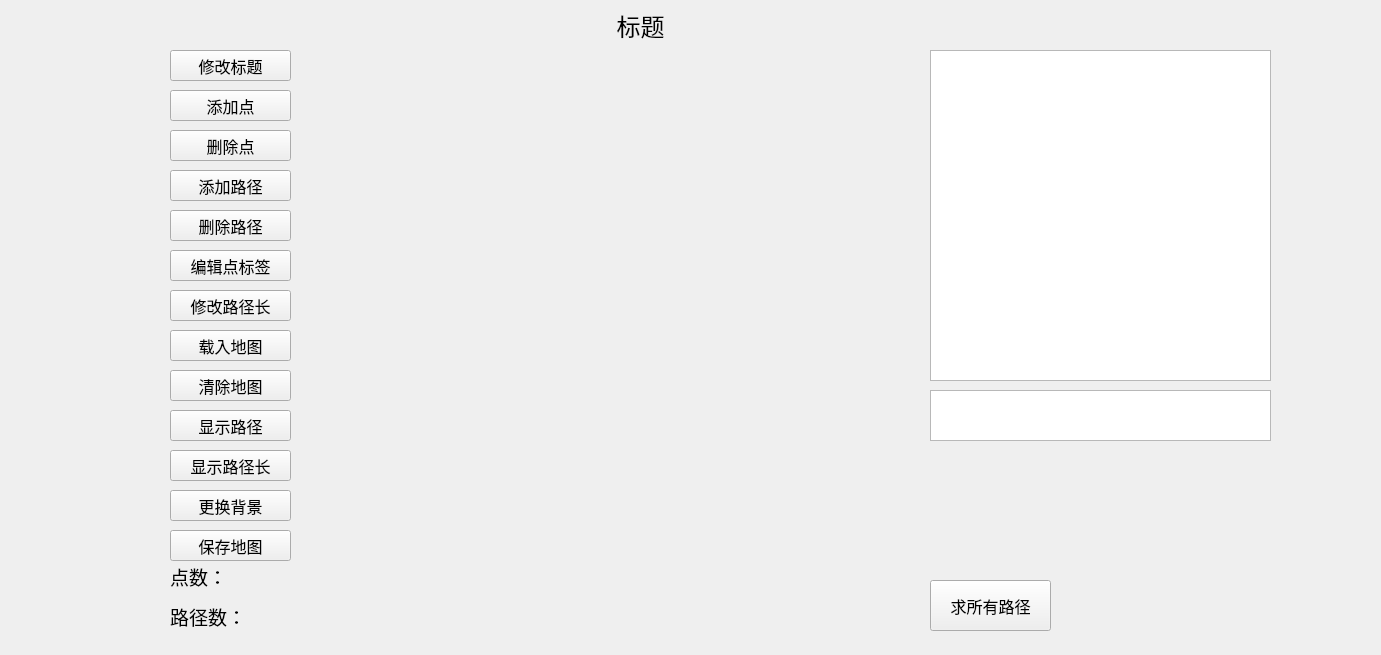
<?xml version="1.0" encoding="UTF-8"?>
<ui version="4.0">
 <class>window2_1</class>
 <widget class="QMainWindow" name="window2_1">
  <property name="geometry">
   <rect>
    <x>0</x>
    <y>0</y>
    <width>1381</width>
    <height>655</height>
   </rect>
  </property>
  <property name="windowTitle">
   <string>地图设置</string>
  </property>
  <widget class="QWidget" name="centralwidget">
   <widget class="QPushButton" name="pushButton_5">
    <property name="geometry">
     <rect>
      <x>170</x>
      <y>290</y>
      <width>121</width>
      <height>31</height>
     </rect>
    </property>
    <property name="font">
     <font>
      <family>微软雅黑</family>
      <pointsize>12</pointsize>
     </font>
    </property>
    <property name="text">
     <string>修改路径长</string>
    </property>
    <property name="autoDefault">
     <bool>false</bool>
    </property>
    <property name="default">
     <bool>false</bool>
    </property>
    <property name="flat">
     <bool>false</bool>
    </property>
   </widget>
   <widget class="QLabel" name="label_2">
    <property name="geometry">
     <rect>
      <x>170</x>
      <y>560</y>
      <width>101</width>
      <height>31</height>
     </rect>
    </property>
    <property name="font">
     <font>
      <family>微软雅黑</family>
      <pointsize>14</pointsize>
     </font>
    </property>
    <property name="text">
     <string>点数：</string>
    </property>
    <property name="alignment">
     <set>Qt::AlignBottom|Qt::AlignLeading|Qt::AlignLeft</set>
    </property>
   </widget>
   <widget class="QLabel" name="label_6">
    <property name="geometry">
     <rect>
      <x>450</x>
      <y>10</y>
      <width>381</width>
      <height>31</height>
     </rect>
    </property>
    <property name="font">
     <font>
      <family>微软雅黑</family>
      <pointsize>18</pointsize>
     </font>
    </property>
    <property name="text">
     <string>标题</string>
    </property>
    <property name="alignment">
     <set>Qt::AlignCenter</set>
    </property>
   </widget>
   <widget class="QPushButton" name="pushButton_10">
    <property name="geometry">
     <rect>
      <x>170</x>
      <y>370</y>
      <width>121</width>
      <height>31</height>
     </rect>
    </property>
    <property name="font">
     <font>
      <family>微软雅黑</family>
      <pointsize>12</pointsize>
     </font>
    </property>
    <property name="styleSheet">
     <string notr="true"/>
    </property>
    <property name="text">
     <string>清除地图</string>
    </property>
   </widget>
   <widget class="QLabel" name="label_5">
    <property name="geometry">
     <rect>
      <x>930</x>
      <y>510</y>
      <width>161</width>
      <height>41</height>
     </rect>
    </property>
    <property name="font">
     <font>
      <family>微软雅黑</family>
      <pointsize>14</pointsize>
     </font>
    </property>
    <property name="text">
     <string/>
    </property>
    <property name="alignment">
     <set>Qt::AlignCenter</set>
    </property>
    <property name="wordWrap">
     <bool>true</bool>
    </property>
   </widget>
   <widget class="QLabel" name="label_4">
    <property name="geometry">
     <rect>
      <x>930</x>
      <y>450</y>
      <width>161</width>
      <height>41</height>
     </rect>
    </property>
    <property name="font">
     <font>
      <family>微软雅黑</family>
      <pointsize>14</pointsize>
     </font>
    </property>
    <property name="text">
     <string/>
    </property>
    <property name="textFormat">
     <enum>Qt::AutoText</enum>
    </property>
    <property name="alignment">
     <set>Qt::AlignCenter</set>
    </property>
    <property name="wordWrap">
     <bool>true</bool>
    </property>
   </widget>
   <widget class="QPushButton" name="pushButton_4">
    <property name="geometry">
     <rect>
      <x>170</x>
      <y>210</y>
      <width>121</width>
      <height>31</height>
     </rect>
    </property>
    <property name="font">
     <font>
      <family>微软雅黑</family>
      <pointsize>12</pointsize>
     </font>
    </property>
    <property name="text">
     <string>删除路径</string>
    </property>
    <property name="autoDefault">
     <bool>false</bool>
    </property>
    <property name="default">
     <bool>false</bool>
    </property>
    <property name="flat">
     <bool>false</bool>
    </property>
   </widget>
   <widget class="QLabel" name="label">
    <property name="geometry">
     <rect>
      <x>370</x>
      <y>810</y>
      <width>391</width>
      <height>31</height>
     </rect>
    </property>
    <property name="font">
     <font>
      <family>微软雅黑</family>
      <pointsize>14</pointsize>
     </font>
    </property>
    <property name="text">
     <string/>
    </property>
    <property name="alignment">
     <set>Qt::AlignCenter</set>
    </property>
   </widget>
   <widget class="QPushButton" name="pushButton_2">
    <property name="geometry">
     <rect>
      <x>170</x>
      <y>170</y>
      <width>121</width>
      <height>31</height>
     </rect>
    </property>
    <property name="font">
     <font>
      <family>微软雅黑</family>
      <pointsize>12</pointsize>
     </font>
    </property>
    <property name="text">
     <string>添加路径</string>
    </property>
    <property name="autoDefault">
     <bool>false</bool>
    </property>
    <property name="default">
     <bool>false</bool>
    </property>
    <property name="flat">
     <bool>false</bool>
    </property>
   </widget>
   <widget class="QListWidget" name="listWidget">
    <property name="geometry">
     <rect>
      <x>930</x>
      <y>50</y>
      <width>341</width>
      <height>331</height>
     </rect>
    </property>
   </widget>
   <widget class="QLabel" name="label_3">
    <property name="geometry">
     <rect>
      <x>170</x>
      <y>600</y>
      <width>101</width>
      <height>31</height>
     </rect>
    </property>
    <property name="font">
     <font>
      <family>微软雅黑</family>
      <pointsize>14</pointsize>
     </font>
    </property>
    <property name="text">
     <string>路径数：</string>
    </property>
    <property name="alignment">
     <set>Qt::AlignBottom|Qt::AlignLeading|Qt::AlignLeft</set>
    </property>
   </widget>
   <widget class="QPushButton" name="pushButton_11">
    <property name="geometry">
     <rect>
      <x>170</x>
      <y>330</y>
      <width>121</width>
      <height>31</height>
     </rect>
    </property>
    <property name="font">
     <font>
      <family>微软雅黑</family>
      <pointsize>12</pointsize>
     </font>
    </property>
    <property name="text">
     <string>载入地图</string>
    </property>
   </widget>
   <widget class="QPushButton" name="pushButton_13">
    <property name="geometry">
     <rect>
      <x>170</x>
      <y>490</y>
      <width>121</width>
      <height>31</height>
     </rect>
    </property>
    <property name="font">
     <font>
      <family>微软雅黑</family>
      <pointsize>12</pointsize>
     </font>
    </property>
    <property name="text">
     <string>更换背景</string>
    </property>
   </widget>
   <widget class="QPushButton" name="pushButton_8">
    <property name="geometry">
     <rect>
      <x>170</x>
      <y>450</y>
      <width>121</width>
      <height>31</height>
     </rect>
    </property>
    <property name="font">
     <font>
      <family>微软雅黑</family>
      <pointsize>12</pointsize>
     </font>
    </property>
    <property name="text">
     <string>显示路径长</string>
    </property>
    <property name="autoDefault">
     <bool>false</bool>
    </property>
    <property name="default">
     <bool>false</bool>
    </property>
    <property name="flat">
     <bool>false</bool>
    </property>
   </widget>
   <widget class="QPushButton" name="pushButton_7">
    <property name="geometry">
     <rect>
      <x>170</x>
      <y>250</y>
      <width>121</width>
      <height>31</height>
     </rect>
    </property>
    <property name="font">
     <font>
      <family>微软雅黑</family>
      <pointsize>12</pointsize>
     </font>
    </property>
    <property name="text">
     <string>编辑点标签</string>
    </property>
    <property name="autoDefault">
     <bool>false</bool>
    </property>
    <property name="default">
     <bool>false</bool>
    </property>
    <property name="flat">
     <bool>false</bool>
    </property>
   </widget>
   <widget class="QPushButton" name="pushButton_9">
    <property name="geometry">
     <rect>
      <x>170</x>
      <y>50</y>
      <width>121</width>
      <height>31</height>
     </rect>
    </property>
    <property name="font">
     <font>
      <family>微软雅黑</family>
      <pointsize>12</pointsize>
     </font>
    </property>
    <property name="text">
     <string>修改标题</string>
    </property>
   </widget>
   <widget class="QPushButton" name="pushButton_12">
    <property name="geometry">
     <rect>
      <x>170</x>
      <y>530</y>
      <width>121</width>
      <height>31</height>
     </rect>
    </property>
    <property name="font">
     <font>
      <family>微软雅黑</family>
      <pointsize>12</pointsize>
     </font>
    </property>
    <property name="text">
     <string>保存地图</string>
    </property>
   </widget>
   <widget class="QPushButton" name="pushButton">
    <property name="geometry">
     <rect>
      <x>170</x>
      <y>90</y>
      <width>121</width>
      <height>31</height>
     </rect>
    </property>
    <property name="font">
     <font>
      <family>微软雅黑</family>
      <pointsize>12</pointsize>
     </font>
    </property>
    <property name="text">
     <string>添加点</string>
    </property>
    <property name="autoDefault">
     <bool>false</bool>
    </property>
    <property name="default">
     <bool>false</bool>
    </property>
    <property name="flat">
     <bool>false</bool>
    </property>
   </widget>
   <widget class="QPushButton" name="pushButton_3">
    <property name="geometry">
     <rect>
      <x>170</x>
      <y>130</y>
      <width>121</width>
      <height>31</height>
     </rect>
    </property>
    <property name="font">
     <font>
      <family>微软雅黑</family>
      <pointsize>12</pointsize>
     </font>
    </property>
    <property name="text">
     <string>删除点</string>
    </property>
    <property name="autoDefault">
     <bool>false</bool>
    </property>
    <property name="default">
     <bool>false</bool>
    </property>
    <property name="flat">
     <bool>false</bool>
    </property>
   </widget>
   <widget class="QPushButton" name="pushButton_6">
    <property name="geometry">
     <rect>
      <x>930</x>
      <y>580</y>
      <width>121</width>
      <height>51</height>
     </rect>
    </property>
    <property name="font">
     <font>
      <family>微软雅黑</family>
      <pointsize>12</pointsize>
     </font>
    </property>
    <property name="acceptDrops">
     <bool>true</bool>
    </property>
    <property name="text">
     <string>求所有路径</string>
    </property>
    <property name="flat">
     <bool>false</bool>
    </property>
   </widget>
   <widget class="QListWidget" name="listWidget_2">
    <property name="geometry">
     <rect>
      <x>930</x>
      <y>390</y>
      <width>341</width>
      <height>51</height>
     </rect>
    </property>
   </widget>
   <widget class="QPushButton" name="pushButton_14">
    <property name="geometry">
     <rect>
      <x>170</x>
      <y>410</y>
      <width>121</width>
      <height>31</height>
     </rect>
    </property>
    <property name="font">
     <font>
      <family>微软雅黑</family>
      <pointsize>12</pointsize>
     </font>
    </property>
    <property name="text">
     <string>显示路径</string>
    </property>
   </widget>
  </widget>
 </widget>
 <resources/>
 <connections/>
</ui>
